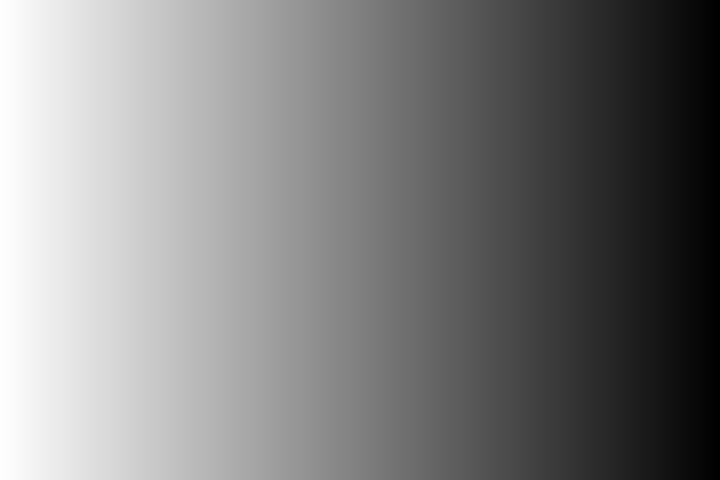
Frame 1 (no input)
Frame 60 (the mouse pressed at the canvas centre just before this capture): identical to frame 1, image omitted
Frame 120 (the mouse held since frame 60 and released just before this capture): identical to frame 1, image omitted

The Processing sketch that drew this single still picture (run headless with seeded random() and noise(); from frame 60 on, the mouse is pressed at the canvas centre):

// Processing sketch: ejercicio2
// ── ejercicio2.pde
void setup(){
  size(720,480);
  loadPixels();
  for( int x=0; x<width; x++){
    for( int y=0; y<height; y++){
      color c = color(((720-x)/720.0)*255);
      pixels[x+y*width] = c;
    }
  }
  updatePixels();
}

void draw(){

}
